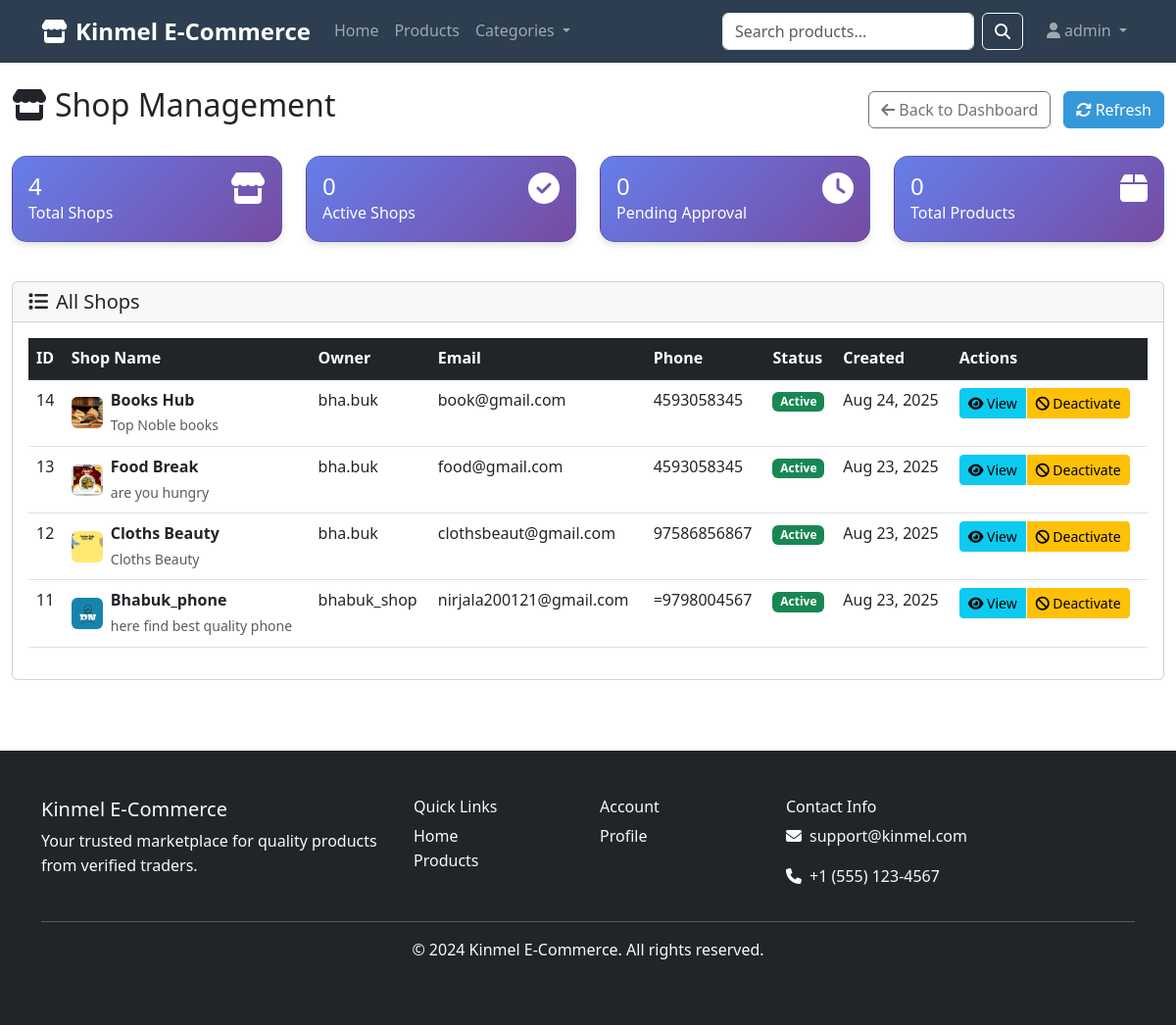
/adminpanel/shops/ (signed in), run on the app's committed database.
### OneDrive/Desktop/Kinmel_Eccomerce_APP/users/models.py (models this page shows, shortened)
class User(AbstractUser):
    ROLE_CHOICES = [
        ('admin', 'Admin'),
        ('trader', 'Trader'),
        ('customer', 'Customer'),
    ]
    role = models.CharField(max_length=10, choices=ROLE_CHOICES, default='customer')
    phone_number = models.CharField(
        max_length=15,
        validators=[RegexValidator(regex=r'^\+?1?\d{9,15}$', message="Phone number must be entered in the format: '+999999999'. Up to 15 digits allowed.")],
        blank=True,
        null=True
    )
    date_of_birth = models.DateField(blank=True, null=True)
    address = models.TextField(blank=True, null=True)
    is_approved = models.BooleanField(default=True)  # For trader approval
    created_at = models.DateTimeField(auto_now_add=True)
    updated_at = models.DateTimeField(auto_now=True)
    @property
    def is_admin(self):
        return self.role == 'admin'
    @property
    def is_trader(self):
        return self.role == 'trader'
    @property
    def is_customer(self):
        return self.role == 'customer'

### OneDrive/Desktop/Kinmel_Eccomerce_APP/shops/models.py (models this page shows, shortened)
class Shop(models.Model):
    owner = models.ForeignKey(settings.AUTH_USER_MODEL, on_delete=models.CASCADE, related_name='shops')
    name = models.CharField(max_length=200)
    description = models.TextField()
    logo = models.ImageField(upload_to='shop_logos/', blank=True, null=True)
    banner = models.ImageField(upload_to='shop_banners/', blank=True, null=True)
    address = models.TextField()
    phone = models.CharField(max_length=15)
    email = models.EmailField()
    website = models.URLField(blank=True, null=True)
    opening_time = models.TimeField(blank=True, null=True)
    closing_time = models.TimeField(blank=True, null=True)
    is_active = models.BooleanField(default=True)
    is_approved = models.BooleanField(default=False)  # Admin approval required
    total_rating = models.DecimalField(max_digits=3, decimal_places=2, default=0.00)
    total_reviews = models.IntegerField(default=0)
    created_at = models.DateTimeField(auto_now_add=True)
    updated_at = models.DateTimeField(auto_now=True)
    class Meta:
        ordering = ['-created_at']

### OneDrive/Desktop/Kinmel_Eccomerce_APP/adminpanel/views.py (the view)
# urls.py: path('shops/', views.shop_management, name='shop_management'),
@login_required
def shop_management(request):
    if not request.user.is_admin:
        messages.error(request, 'Access denied.')
        return redirect('shops:home')
    shops = Shop.objects.all().order_by('-created_at')
    return render(request, 'adminpanel/shop_management.html', {'shops': shops})

### OneDrive/Desktop/Kinmel_Eccomerce_APP/templates/adminpanel/shop_management.html (shortened to what this page needs)
{% extends 'base.html' %}
{% load static %}
{% block content %}
<div class="container-fluid py-4">
    <div class="row mb-4">
        <div class="col-12">
            <div class="d-flex justify-content-between align-items-center">
                <h2><i class="fas fa-store me-2"></i>Shop Management</h2>
                <div>
                    <a href="{% url 'adminpanel:dashboard' %}" class="btn btn-outline-secondary">
                        <i class="fas fa-arrow-left me-1"></i>Back to Dashboard
                    </a>
                    <button class="btn btn-primary ms-2" onclick="refreshPage()">
                        <i class="fas fa-sync-alt me-1"></i>Refresh
                    </button>
                </div>
            </div>
        </div>
    </div>
    <div class="row mb-4">
        <div class="col-xl-3 col-md-6 mb-3">
            <div class="card stat-card bg-primary text-white h-100">
                <div class="card-body">
                    <div class="d-flex justify-content-between">
                        <div>
                            <h4 class="mb-0">{{ shops.count }}</h4>
                            <p class="mb-0">Total Shops</p>
                        </div>
                        <i class="fas fa-store fa-2x"></i>
                    </div>
                </div>
            </div>
        </div>
        <div class="col-xl-3 col-md-6 mb-3">
            <div class="card stat-card bg-success text-white h-100">
                <div class="card-body">
                    <div class="d-flex justify-content-between">
                        <div>
                            <h4 class="mb-0">0</h4>
                            <p class="mb-0">Active Shops</p>
                        </div>
                        <i class="fas fa-check-circle fa-2x"></i>
                    </div>
                </div>
            </div>
        </div>
        <div class="col-xl-3 col-md-6 mb-3">
            <div class="card stat-card bg-warning text-white h-100">
                <div class="card-body">
                    <div class="d-flex justify-content-between">
                        <div>
                            <h4 class="mb-0">0</h4>
                            <p class="mb-0">Pending Approval</p>
                        </div>
                        <i class="fas fa-clock fa-2x"></i>
                    </div>
                </div>
            </div>
        </div>
        <div class="col-xl-3 col-md-6 mb-3">
            <div class="card stat-card bg-info text-white h-100">
                <div class="card-body">
                    <div class="d-flex justify-content-between">
                        <div>
                            <h4 class="mb-0">0</h4>
                            <p class="mb-0">Total Products</p>
                        </div>
                        <i class="fas fa-box fa-2x"></i>
                    </div>
                </div>
            </div>
        </div>
    </div>
    <div class="row">
        <div class="col-12">
            <div class="card">
                <div class="card-header">
                    <h5 class="mb-0"><i class="fas fa-list me-2"></i>All Shops</h5>
                </div>
                <div class="card-body">
                    {% if shops %}
                        <div class="table-responsive">
                            <table class="table table-hover">
                                <thead class="table-dark">
                                    <tr>
                                        <th>ID</th>
                                        <th>Shop Name</th>
                                        <th>Owner</th>
                                        <th>Email</th>
                                        <th>Phone</th>
                                        <th>Status</th>
                                        <th>Created</th>
                                        <th>Actions</th>
                                    </tr>
                                </thead>
                                <tbody>
                                    {% for shop in shops %}
                                    <tr>
                                        <td>{{ shop.id }}</td>
                                        <td>
                                            <div class="d-flex align-items-center">
                                                <div class="avatar-sm me-2">
                                                    {% if shop.logo %}
                                                        <img src="{{ shop.logo.url }}" class="rounded" width="32" height="32">
                                                    {% else %}
                                                        <div class="bg-primary rounded d-flex align-items-center justify-content-center" style="width: 32px; height: 32px;">
                                                            <span class="text-white fw-bold">{{ shop.name|first|upper }}</span>
                                                        </div>
                                                    {% endif %}
                                                </div>
                                                <div>
                                                    <strong>{{ shop.name }}</strong>
                                                    <br>
                                                    <small class="text-muted">{{ shop.description|truncatechars:30 }}</small>
                                                </div>
                                            </div>
                                        </td>
                                        <td>{{ shop.owner.username }}</td>
                                        <td>{{ shop.email|default:"Not provided" }}</td>
                                        <td>{{ shop.phone|default:"Not provided" }}</td>
                                        <td>
                                            {% if shop.is_active and shop.is_approved %}
                                                <span class="badge bg-success">Active</span>
                                            {% elif shop.is_approved %}
                                                <span class="badge bg-warning">Inactive</span>
                                            {% else %}
                                                <span class="badge bg-danger">Pending Approval</span>
                                            {% endif %}
                                        </td>
                                        <td>{{ shop.created_at|date:"M d, Y" }}</td>
                                        <td>
                                            <div class="btn-group" role="group">
                                                <button class="btn btn-sm btn-info" onclick="viewShopDetails({{ shop.id }})">
                                                    <i class="fas fa-eye"></i> View
                                                </button>
                                                {% if shop.is_active %}
                                                    <button class="btn btn-sm btn-warning" onclick="deactivateShop({{ shop.id }})">
                                                        <i class="fas fa-ban"></i> Deactivate
                                                    </button>
                                                {% else %}
                                                    <button class="btn btn-sm btn-success" onclick="activateShop({{ shop.id }})">
                                                        <i class="fas fa-check"></i> Activate
                                                    </button>
                                                {% endif %}
                                            </div>
                                        </td>
                                    </tr>
                                    {% endfor %}
                                </tbody>
                            </table>
                        </div>
                    {% else %}
                        <div class="text-center py-5">
                            <i class="fas fa-store fa-3x text-muted mb-3"></i>
                            <h5 class="text-muted">No shops found</h5>
                            <p class="text-muted">No shops have been created yet.</p>
                        </div>
                    {% endif %}
                </div>
            </div>
        </div>
    </div>
</div>
{% endblock %}

### OneDrive/Desktop/Kinmel_Eccomerce_APP/templates/base.html (shortened to what this page needs)
<!DOCTYPE html>
<html lang="en">
<head>
    <link href="https://cdn.jsdelivr.net/npm/bootstrap@5.3.0/dist/css/bootstrap.min.css" rel="stylesheet">
    <link rel="stylesheet" href="https://cdnjs.cloudflare.com/ajax/libs/font-awesome/6.4.0/css/all.min.css">
    <link rel="stylesheet" href="{% load static %}{% static 'css/style.css' %}">
</head>
<body>
    <nav class="navbar navbar-expand-lg navbar-dark bg-primary">
        <div class="container">
            <a class="navbar-brand fw-bold" href="{% url 'shops:home' %}">
                <i class="fas fa-store me-2"></i>Kinmel E-Commerce
            </a>
            <div class="collapse navbar-collapse" id="navbarNav">
                <ul class="navbar-nav me-auto">
                    <li class="nav-item">
                        <a class="nav-link" href="{% url 'shops:home' %}">Home</a>
                    </li>
                    <li class="nav-item">
                        <a class="nav-link" href="{% url 'shops:product_list' %}">Products</a>
                    </li>
                    <li class="nav-item dropdown">
                        <a class="nav-link dropdown-toggle" href="#" role="button" data-bs-toggle="dropdown">
                            Categories
                        </a>
                    </li>
                </ul>
                <form class="d-flex me-3" method="GET" action="{% url 'shops:product_list' %}">
                    <input class="form-control me-2" type="search" name="query" placeholder="Search products..." value="{{ request.GET.query }}">
                    <button class="btn btn-outline-light" type="submit">
                        <i class="fas fa-search"></i>
                    </button>
                </form>
                <ul class="navbar-nav">
                    {% if user.is_authenticated %}
                        <li class="nav-item dropdown">
                            <a class="nav-link dropdown-toggle" href="#" role="button" data-bs-toggle="dropdown">
                                <i class="fas fa-user me-1"></i>{{ user.username }}
                            </a>
                        </li>
                    {% endif %}
                </ul>
            </div>
        </div>
    </nav>
    <main>
        {% block content %}{% endblock %}
    </main>
    <footer class="bg-dark text-light py-5 mt-5">
        <div class="container">
            <div class="row">
                <div class="col-md-4">
                    <h5>Kinmel E-Commerce</h5>
                    <p>Your trusted marketplace for quality products from verified traders.</p>
                </div>
                <div class="col-md-2">
                    <h6>Quick Links</h6>
                    <ul class="list-unstyled">
                        <li><a href="{% url 'shops:home' %}" class="text-light text-decoration-none">Home</a></li>
                        <li><a href="{% url 'shops:product_list' %}" class="text-light text-decoration-none">Products</a></li>
                    </ul>
                </div>
                <div class="col-md-2">
                    <h6>Account</h6>
                    <ul class="list-unstyled">
                        {% if user.is_authenticated %}
                        <li><a href="{% url 'users:profile' %}" class="text-light text-decoration-none">Profile</a></li>
                        {% else %}
                        <li><a href="{% url 'users:register_customer' %}" class="text-light text-decoration-none">Register</a></li>
                        <li><a href="{% url 'users:login' %}" class="text-light text-decoration-none">Login</a></li>
                        {% endif %}
                    </ul>
                </div>
                <div class="col-md-4">
                    <h6>Contact Info</h6>
                    <p><i class="fas fa-envelope me-2"></i>support@kinmel.com</p>
                    <p><i class="fas fa-phone me-2"></i>+1 (555) 123-4567</p>
                </div>
            </div>
            <hr>
            <div class="text-center">
                <p>&copy; 2024 Kinmel E-Commerce. All rights reserved.</p>
            </div>
        </div>
    </footer>
</body>
</html>

### OneDrive/Desktop/Kinmel_Eccomerce_APP/static/css/style.css (style rules this page uses)
body { font-family: 'Segoe UI', Tahoma, Geneva, Verdana, sans-serif; line-height: 1.6; }
.bg-primary { background-color: #2c3e50 !important; }
.btn-primary { background-color: #3498db; border-color: #3498db; }
.navbar-brand { font-size: 1.5rem; }
.navbar-nav .nav-link { font-weight: 500; }
.stat-card { background: linear-gradient(135deg, #667eea 0%, #764ba2 100%); color: white; border-radius: 15px; }

### OneDrive/Desktop/Kinmel_Eccomerce_APP/templates/adminpanel/shop_management.html (style rules this page uses)
.stat-card { border-radius: 15px; box-shadow: 0 4px 6px rgba(0, 0, 0, 0.1); transition: transform 0.2s; }
.table th { border-top: none; font-weight: 600; }
.avatar-sm img { object-fit: cover; }
.btn-group .btn { margin-right: 2px; }

### data on the page
User: username "admin"
Shop: id "14", logo (picture), name "Books Hub", description "Top Noble books", owner.username "bha.buk", email "book@gmail.com", phone "4593058345", is_active "Active", created_at "Aug 24, 2025"
Shop: id "13", logo (picture), name "Food Break", description "are you hungry", owner.username "bha.buk", email "food@gmail.com", phone "4593058345", is_active "Active", created_at "Aug 23, 2025"
Shop: id "12", logo (picture), name "Cloths Beauty", description "Cloths Beauty", owner.username "bha.buk", email "clothsbeaut@gmail.com", phone "97586856867", is_active "Active", created_at "Aug 23, 2025"
Shop: id "11", logo (picture), name "Bhabuk_phone", description "here find best quality phone", owner.username "bhabuk_shop", email "nirjala200121@gmail.com", phone "=9798004567", is_active "Active", created_at "Aug 23, 2025"

### other printed values
{{ shops.count }} "4"
